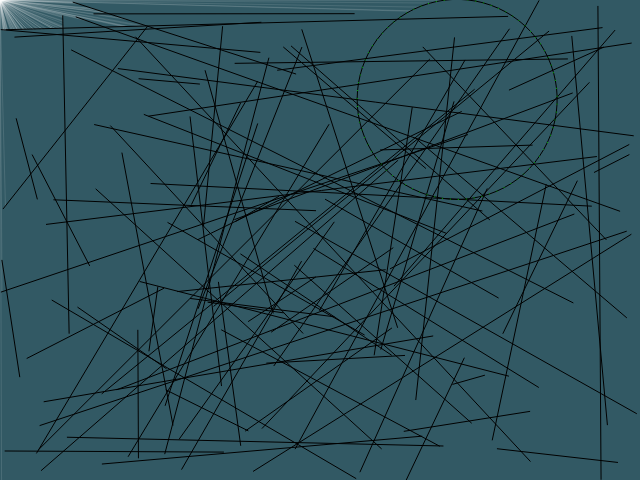
Frame 1 (no input)
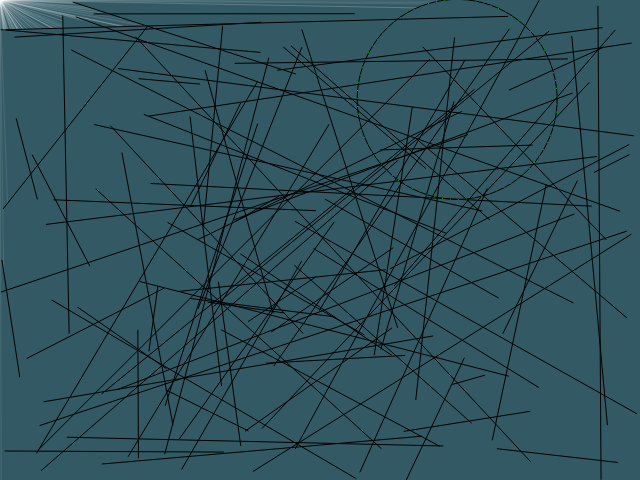
Frame 60 (no input)
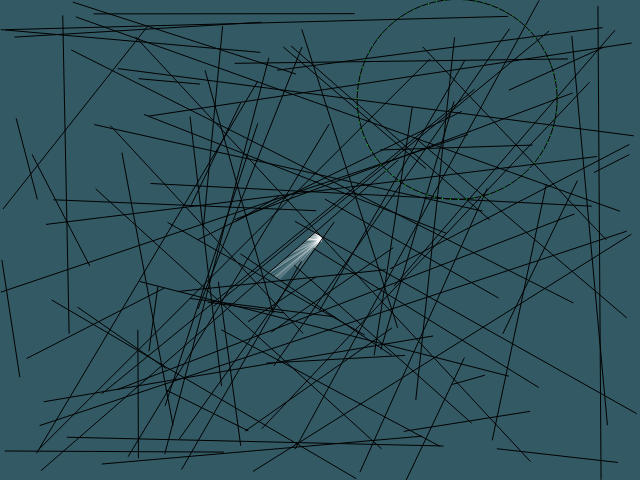
Frame 120 (the mouse pressed at the canvas centre since frame 60)

The p5.js sketch that drew these frames (run headless with seeded random() and noise() and a simulated clock; from frame 60 on, the mouse is pressed at the canvas centre):

// p5.js sketch
// ── sketch.js
var poly;
var surfaces = [];

function setup() {
  createCanvas(640,480);
  
  poly = new Poly(80);

  for (var i = 0; i < 100; i++) {
    surfaces.push(new Surface(createVector(random(width), random(height)), createVector(random(width), random(height))));
  }
}

function update(){
  poly.update();
}

function draw() {
  update();

  background(50,89,100);

  stroke(255,255,255,30);
  strokeWeight(1);
  var rayNumber = 500;

  for (var i = 0; i < rayNumber; i++) {
    ray(createVector(mouseX, mouseY), direction((i + 1) / rayNumber));
  }

  surfaces.forEach(function(s) {
    s.draw(createVector(0, 0));
  })

  poly.draw();
}

function Surface(p1,p2){
  this.p1 = p1;
  this.p2 = p2;

  this.getCollisionDistance = function(c, start, dir){
    var x1 = c.x + p1.x;
    var y1 = c.y + p1.y;
    var x2 = c.x + p2.x;
    var y2 = c.y + p2.y;
      
    var dx = x2 - x1;
    var dy = y2 - y1;
    var denum = (dy - dir.y/dir.x * dx)
    if (denum === 0){
      return;
    }
    var t = (start.y - y1 + dir.y/dir.x * (x1 - start.x)) / denum;
    var p = (x1 + dx * t - start.x) / dir.x
    
    if (p >= 0 && t >= 0 && t <= 1) {
      return p;
    } else {
      return Infinity;
    }
  }

  this.draw = function (c){ 
    stroke(0);
    line(c.x + p1.x, c.y + p1.y, c.x + p2.x, c.y + p2.y);
  }
    
}

function Poly(n){
  this.surfaces = [];
  this.sprouts = [];
  this.r = 100;
  this.c = new p5.Vector(random(width),random(height));
  var a = 2*PI/(n-1);
  var offset= random(PI)
  
  for(var i = 0; i < n-1; i ++){
    var angle = i*a + offset;
    var x1 = cos(angle)*this.r;
    var y1 = sin(angle)*this.r;
    var angle2 = (i + 1) * a + offset;
    var x2 = cos(angle2) * this.r;
    var y2 = sin(angle2) * this.r;
    
    this.surfaces.push(new Surface(createVector(x1,y1),createVector(x2,y2)));
  }
  
  for(var i= 0; i < n-1; i ++){
    var p1 = this.surfaces[i].p1;
    var p2 = this.surfaces[i].p2;
    var p3 = this.surfaces[(i+1)%(n-1)].p2;

    var v1 = p5.Vector.sub(p2, p1);
    var v2 = p5.Vector.sub(p2, p3);
    var va = p5.Vector.add(v1, v2);
    va.div(2);
    va.normalize();
    var root = p2;
    var dir = va;
    var sprout = new Sprout(root, dir);
    this.sprouts.push(sprout);
  }    
  
  this.update = function(){
    for(var i=0; i < this.sprouts.length; i++){
      this.sprouts[i].update(this.c);
    }
  }
  
  this.draw = function() {
    noStroke();
    this.surfaces.forEach(function (surface) {
      surface.draw(this.c);
    }.bind(this));

    this.sprouts.forEach(function (sprout) {
      sprout.draw(this.c);
    }.bind(this))
  }
}

function Sprout(root, dir){
  this.root = root;
  this.dir = dir;
  this.energy = 0;
  this.burn = 0;
  this.burnt = false;
  this.fruits = [];
  
  this.getTip = function(){
    return createVector(
      this.root.x + this.dir.x * this.energy,
      this.root.y + this.dir.y * this.energy
    )
  }
  
  this.update = function(c){
    var tip = this.getTip();
    var d = max(10, dist(c.x + root.x, c.y + root.y, mouseX, mouseY));
    var force = 100 / (d * d);
    this.energy += force;
    var maxEnergy = 50;
    if (this.energy > maxEnergy ){
      this.energy = maxEnergy;
    }
    
    this.burn += force;
    
    this.burn *= 0.99;
    this.energy *= 0.999;
    
    if (this.burn > 50) {
      this.burnt = true;
    }
    
    if (this.fruits.length < 5 && this.energy > maxEnergy * 0.7 && random(0, 1) < 0.01) {
      this.fruits.push(new Fruit(this,c));
    }
    
    for (var i = 0; i < this.fruits.length; i++) {
      this.fruits[i].update(c);
    }
  }
  
  this.draw = function(c) {
    if (this.burnt) {
      stroke(0);
      fill(0);
      ellipse(c.x + this.root.x, c.y + this.root.y, 3, 3);
      return;
    }
    var health = this.burn / 50;
    var tip = this.getTip();
    stroke(255 * health, 230 * (1 - health), 0);
    line(
      c.x + this.root.x,
      c.y + this.root.y,
      c.x + tip.x,
      c.y + tip.y    
      );
    for (var i = 0; i < this.fruits.length; i++) {
      this.fruits[i].draw();
    }
  }

}

function Fruit(sprout,c){
  var sproutTip = sprout.getTip();
  this.sprout = sprout;
  this.pos = sproutTip;
  this.pos.add(c);
  this.vel = createVector(0, 1);
  this.offset = createVector(random(-10,10),random(-10,10));
  
  this.update = function(c) {
    if (!this.sprout.burnt) {
      var tip = this.sprout.getTip(c);
      tip.add(c);
      tip.add(this.offset);
      tip.sub(this.pos);
      var d = tip.mag();
      var max_r = 2;
      
      tip.normalize();
      tip.mult((max_r - d) * -0.01);
      this.vel.add(tip);
    }
    this.vel.mult(0.8);
    this.pos.add(this.vel);
  }
  
  this.draw = function() {
    noStroke();
    ellipse(this.pos.x, this.pos.y, 4, 4);
  }
}


function ray(start, dir){
  var earliestCollision = Infinity;

  for (var i = 0; i < poly.surfaces.length; i++) {
    var surface = poly.surfaces[i];
    var d = surface.getCollisionDistance(poly.c,start,dir);
    if(earliestCollision > d){
      earliestCollision = d;
    }
  }

  for (var i = 0; i < surfaces.length; i++) {
    var surface = surfaces[i];
    var d = surface.getCollisionDistance(createVector(0, 0), start, dir);
    if(earliestCollision > d){
      earliestCollision = d;
    }
  }
  
  
  if (earliestCollision === Infinity) {
    earliestCollision = max(width, height);
  }
  line(start.x, start.y, start.x + dir.x * earliestCollision, start.y + dir.y * earliestCollision);
}

function direction(i){
  var n = noise(i * 20, millis() * 0.00001);
  var angle = n * 5 * PI;
  var x = cos(angle);
  var y = sin(angle);
  return createVector(x,y);
}
